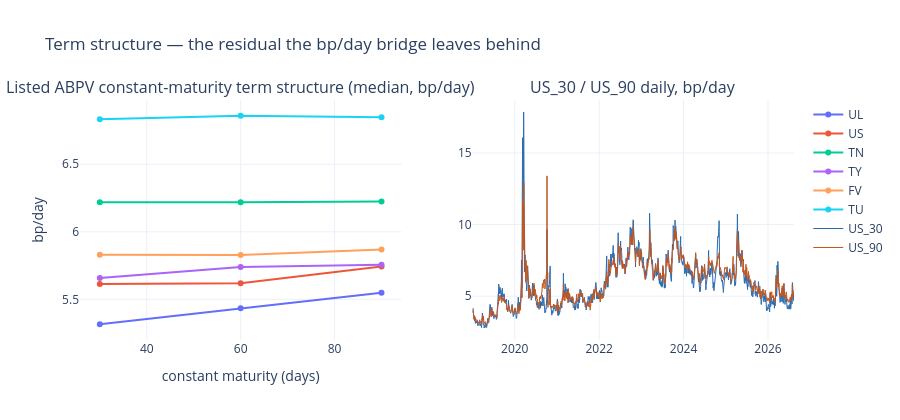

This figure's notebook cell:
### Code cell
fig = make_subplots(rows=1, cols=2, subplot_titles=(
    "Listed ABPV constant-maturity term structure (median, bp/day)",
    "US_30 / US_90 daily, bp/day"))
for r in ["UL", "US", "TN", "TY", "FV", "TU"]:
    _row = TS[TS.root == r]
    if _row.empty:
        continue
    fig.add_trace(go.Scatter(x=[30, 60, 90],
                             y=[float(_row[f"median_{c}_bp_day"].iloc[0]) for c in (30, 60, 90)],
                             mode="lines+markers", name=r), row=1, col=1)
_w = lv.ust_cm_wide(UST) / math.sqrt(252.0)
for s, c in (("US_30", "#2b6cb0"), ("US_90", "#c05621")):
    fig.add_trace(go.Scatter(x=_w.index, y=_w[s], name=s, line=dict(width=1, color=c)),
                  row=1, col=2)
fig.update_xaxes(title_text="constant maturity (days)", row=1, col=1)
fig.update_yaxes(title_text="bp/day", row=1, col=1)
fig.update_layout(height=420, template="plotly_white",
                  title="Term structure — the residual the bp/day bridge leaves behind")
fig.show()

### Figure 1 — Plotly figure (JSON) as saved in the notebook; plotly's stock layout.template omitted (floating-point values rounded to 4 significant figures; data arrays with more than 128 entries replaced by an {"elided": "..."} marker saying what was removed)
{"data": [{"mode": "lines+markers", "name": "UL", "type": "scatter", "x": [30, 60, 90], "xaxis": "x", "y": [5.315, 5.435, 5.549], "yaxis": "y"}, {"mode": "lines+markers", "name": "US", "type": "scatter", "x": [30, 60, 90], "xaxis": "x", "y": [5.613, 5.618, 5.743], "yaxis": "y"}, {"mode": "lines+markers", "name": "TN", "type": "scatter", "x": [30, 60, 90], "xaxis": "x", "y": [6.219, 6.219, 6.225], "yaxis": "y"}, {"mode": "lines+markers", "name": "TY", "type": "scatter", "x": [30, 60, 90], "xaxis": "x", "y": [5.659, 5.74, 5.756], "yaxis": "y"}, {"mode": "lines+markers", "name": "FV", "type": "scatter", "x": [30, 60, 90], "xaxis": "x", "y": [5.83, 5.828, 5.869], "yaxis": "y"}, {"mode": "lines+markers", "name": "TU", "type": "scatter", "x": [30, 60, 90], "xaxis": "x", "y": [6.833, 6.859, 6.849], "yaxis": "y"}, {"line": {"color": "#2b6cb0", "width": 1}, "name": "US_30", "type": "scatter", "x": {"elided": "1917 str values"}, "xaxis": "x2", "y": {"elided": "1917 float values"}, "yaxis": "y2"}, {"line": {"color": "#c05621", "width": 1}, "name": "US_90", "type": "scatter", "x": {"elided": "1917 str values"}, "xaxis": "x2", "y": {"elided": "1917 float values"}, "yaxis": "y2"}], "layout": {"annotations": [{"font": {"size": 16}, "showarrow": false, "text": "Listed ABPV constant-maturity term structure (median, bp/day)", "x": 0.225, "xanchor": "center", "xref": "paper", "y": 1.0, "yanchor": "bottom", "yref": "paper"}, {"font": {"size": 16}, "showarrow": false, "text": "US_30 / US_90 daily, bp/day", "x": 0.775, "xanchor": "center", "xref": "paper", "y": 1.0, "yanchor": "bottom", "yref": "paper"}], "height": 420, "title": {"text": "Term structure — the residual the bp/day bridge leaves behind"}, "xaxis": {"anchor": "y", "domain": [0.0, 0.45], "title": {"text": "constant maturity (days)"}}, "xaxis2": {"anchor": "y2", "domain": [0.55, 1.0]}, "yaxis": {"anchor": "x", "domain": [0.0, 1.0], "title": {"text": "bp/day"}}, "yaxis2": {"anchor": "x2", "domain": [0.0, 1.0]}}}
